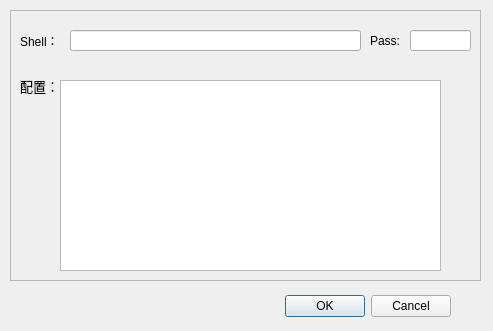
<?xml version="1.0" encoding="UTF-8"?>
<ui version="4.0">
 <class>Dialog</class>
 <widget class="QDialog" name="Dialog">
  <property name="geometry">
   <rect>
    <x>0</x>
    <y>0</y>
    <width>493</width>
    <height>331</height>
   </rect>
  </property>
  <property name="windowTitle">
   <string>添加</string>
  </property>
  <widget class="QDialogButtonBox" name="buttonBox">
   <property name="geometry">
    <rect>
     <x>110</x>
     <y>290</y>
     <width>341</width>
     <height>32</height>
    </rect>
   </property>
   <property name="orientation">
    <enum>Qt::Horizontal</enum>
   </property>
   <property name="standardButtons">
    <set>QDialogButtonBox::Cancel|QDialogButtonBox::Ok</set>
   </property>
  </widget>
  <widget class="QFrame" name="frame">
   <property name="geometry">
    <rect>
     <x>10</x>
     <y>10</y>
     <width>471</width>
     <height>271</height>
    </rect>
   </property>
   <property name="frameShape">
    <enum>QFrame::StyledPanel</enum>
   </property>
   <property name="frameShadow">
    <enum>QFrame::Raised</enum>
   </property>
   <widget class="QLabel" name="label">
    <property name="geometry">
     <rect>
      <x>10</x>
      <y>20</y>
      <width>41</width>
      <height>21</height>
     </rect>
    </property>
    <property name="text">
     <string>Shell：</string>
    </property>
   </widget>
   <widget class="QLineEdit" name="lineEdit_url">
    <property name="geometry">
     <rect>
      <x>60</x>
      <y>20</y>
      <width>291</width>
      <height>21</height>
     </rect>
    </property>
   </widget>
   <widget class="QLabel" name="label_2">
    <property name="geometry">
     <rect>
      <x>360</x>
      <y>20</y>
      <width>41</width>
      <height>21</height>
     </rect>
    </property>
    <property name="text">
     <string>Pass:</string>
    </property>
   </widget>
   <widget class="QLineEdit" name="lineEdit_pass">
    <property name="geometry">
     <rect>
      <x>400</x>
      <y>20</y>
      <width>61</width>
      <height>21</height>
     </rect>
    </property>
   </widget>
   <widget class="QTextEdit" name="textEdit">
    <property name="geometry">
     <rect>
      <x>50</x>
      <y>70</y>
      <width>381</width>
      <height>191</height>
     </rect>
    </property>
   </widget>
   <widget class="QLabel" name="label_3">
    <property name="geometry">
     <rect>
      <x>10</x>
      <y>60</y>
      <width>51</width>
      <height>31</height>
     </rect>
    </property>
    <property name="font">
     <font>
      <pointsize>10</pointsize>
     </font>
    </property>
    <property name="text">
     <string>配置：</string>
    </property>
   </widget>
  </widget>
 </widget>
 <resources/>
 <connections>
  <connection>
   <sender>buttonBox</sender>
   <signal>accepted()</signal>
   <receiver>Dialog</receiver>
   <slot>accept()</slot>
   <hints>
    <hint type="sourcelabel">
     <x>248</x>
     <y>254</y>
    </hint>
    <hint type="destinationlabel">
     <x>157</x>
     <y>274</y>
    </hint>
   </hints>
  </connection>
  <connection>
   <sender>buttonBox</sender>
   <signal>rejected()</signal>
   <receiver>Dialog</receiver>
   <slot>reject()</slot>
   <hints>
    <hint type="sourcelabel">
     <x>316</x>
     <y>260</y>
    </hint>
    <hint type="destinationlabel">
     <x>286</x>
     <y>274</y>
    </hint>
   </hints>
  </connection>
 </connections>
</ui>
